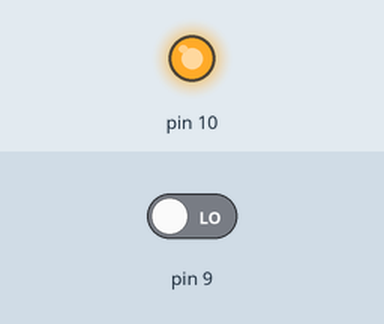
The sketch below on a simulated Arduino Uno, built with avr-gcc and run on an emulated ATmega328P. On the bench: output pins drawn as LEDs (lit = HIGH). Inputs (shaded band) come from the test bench; at power-on: pin 9 LOW. What the sketch prints to the serial monitor is not drawn.

Above: at 0.1 s.
Timing chart, 0 to 1.6 s (numbered marks = the images above):
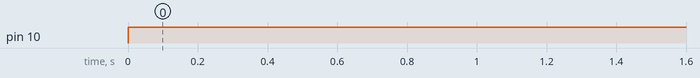

The sketch:

Practica6.ino
```cpp
long dis;
long tiem;
int led1 = 11;
void setup( ){
Serial.begin(9600);
pinMode(10, OUTPUT);
pinMode(9, INPUT);
pinMode(11, INPUT);
}
void loop(){
digitalWrite(10,LOW);
delayMicroseconds(5);
digitalWrite(10, HIGH);
delayMicroseconds(10);
tiem=pulseIn(9, HIGH);
dis= long(0.017*tiem);
if(dis>20){
digitalWrite(11, LOW);
}
else
{
digitalWrite(11,HIGH);
}
Serial.println("LA DISTANCIA MEDIDA ES:");
Serial.println(dis);
Serial.println("cm");
delay(500);
}
```

Measured:
- by itself, pin 10: LOW → HIGH at 0.00 s
